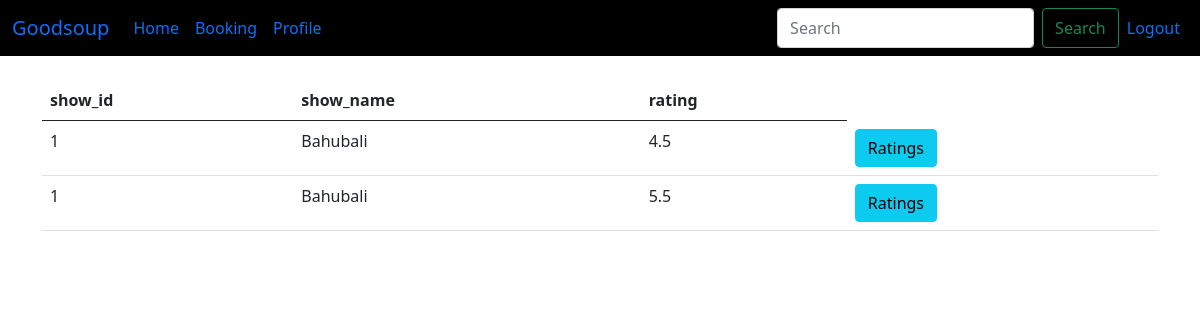
/user-history (signed in), run on the app's committed database.
### main.py (models this page shows)
class user_hist_rating(db.Model):
    u_id = db.Column(db.Integer,nullable=False)
    show_id = db.Column(db.Integer,nullable=False)
    venue_id = db.Column(db.Integer,nullable=False)
    user_rating = db.Column(db.Float,default=0.0)
    __mapper_args__ = {
        'primary_key':[u_id,show_id,venue_id]
    }

class Show(db.Model):
    id = db.Column(db.Integer, primary_key=True)
    venue_id = db.Column(db.Integer, db.ForeignKey('venue.id'))
    name = db.Column(db.String(255), nullable=False)
    rating = db.Column(db.Float, nullable=False)
    tags = db.Column(db.String(255))
    show_timing = db.Column(db.DateTime)
    ticket_price = db.Column(db.Integer,nullable=False)
    available_seats=db.Column(db.Integer,nullable=False)
    date_added = db.Column(db.DateTime, default=datetime.utcnow())

### main.py (the view)
@app.route('/user-history',methods=['GET','POST'])
def user_history():
    form=RatingForm()
    u_id = current_user.id
    history = user_hist_rating.query.filter_by(u_id=u_id)
    shows = Show.query.all()
    return render_template('user_history.html',history=history,shows=shows,form=form)

### main.py
class RatingForm(FlaskForm):
    rating = FloatField("Rating: ", validators=[DataRequired()])
    submit = SubmitField("Enter")

class SearchForm(FlaskForm):
    searched = StringField("Searched", validators=[DataRequired()])
    submit = SubmitField("Search")

### main.py (called while the page is built)
@app.context_processor
def user_navbar():
    form = SearchForm()
    return dict(form=form)

@userlogin_manager.user_loader
def load_user(user_id):
    return Users.query.filter_by(id=int(user_id)).first()

### templates/user_history.html (shortened to what this page needs)
{% extends 'baseuser.html' %}
{% block content %}
  <table class="table">
    <thead>
      <tr>
        <th scope="col">show_id</th>
        <th scope="col">show_name</th>
        <th scope="col">rating</th>
      </tr>
    </thead>
    <tbody>
      {% for h in history %}
      <tr>
        <td>{{ h.show_id }}</td>
        <td>
        {% for show in shows %}
          {% if show.id == h.show_id %}
            {{ show.name }}
          {% endif %}
        {% endfor %}
        </td>
        <td>{{ h.user_rating }}</td>
        <td><a href="{{ url_for('rating',u_id=h.u_id,show_id=h.show_id,venue_id=h.venue_id) }}"><button type="button" class="btn btn-info">Ratings</button></a></td>
      </tr>
      {% endfor %}
    </tbody>
  </table>
{% endblock %}

### data on the page
user_hist_rating: show_id "1", user_rating "4.5"
Show: name "Bahubali"
user_hist_rating: show_id "1", user_rating "5.5"
